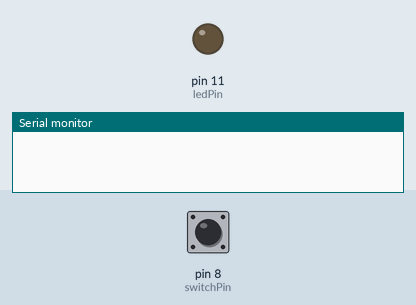
The sketch below on a simulated Arduino Uno, built with avr-gcc and run on an emulated ATmega328P. On the bench: output pins drawn as LEDs (lit = HIGH), the last lines printed to the serial monitor. Dashed ring = blinking. Inputs (shaded band) come from the test bench; at power-on: pin 8 (switchPin) LOW.

Above: at 1.2 s.
1.3 s: pin 8 (switchPin) pulled HIGH for 0.15 s
At 2.6 s:
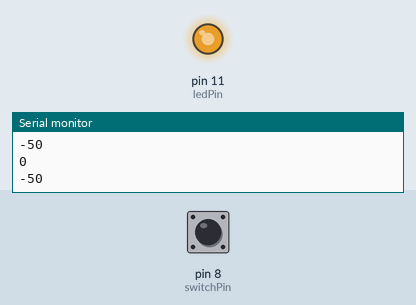
2.9 s: pin 8 (switchPin) pulled HIGH for 1 s
At 3.11 s:
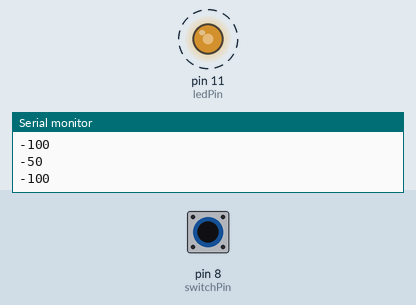
5.9 s: pin 8 (switchPin) pulled HIGH for 3.2 s
At 9.6 s:
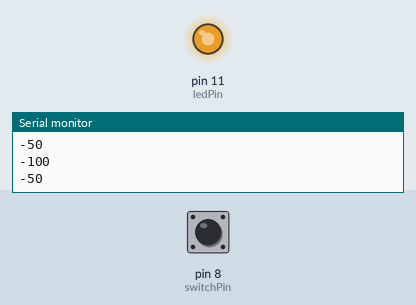
10.6 s: pin 8 (switchPin) pulsed HIGH 2 times (0.12 s each, 0.3 s apart)
At 11.7 s:
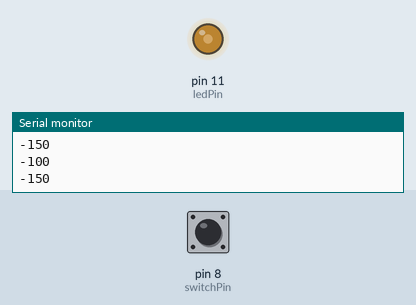
13.6 s: pin 8 (switchPin) pulled HIGH for 0.15 s
At 15.0 s:
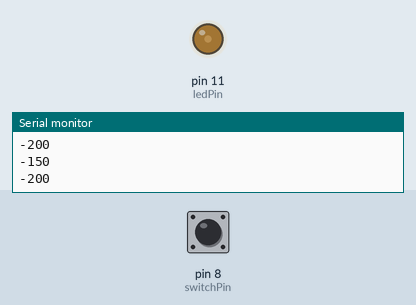
Timing chart, 0 to 16.2 s (numbered marks = the images above; inputs shaded):
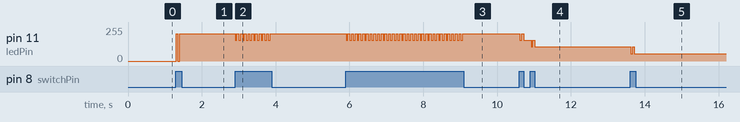

Measured:
- after the input at 1.3 s, pin 11 (ledPin): 0/255 → 206/255 at once
- after the input at 2.9 s, pin 11 (ledPin): alternates 206/255 for 0.05 s and 156/255 for 0.05 s, 20 changes in all, then stays 206/255, starting at once
- after the input at 5.9 s, pin 11 (ledPin): alternates 206/255 for 0.05 s and 156/255 for 0.05 s, 64 changes in all, then stays 206/255, starting at once
- after the input at 10.6 s, pin 11 (ledPin): 206/255 → 156/255 at once, → 106/255 0.30 s later
- after the input at 13.6 s, pin 11 (ledPin): 106/255 → 56/255 at once

The sketch:

tutorial2.ino
```cpp
int switchPin = 8;
int ledPin = 11;
int ledLevel = 0;
int increment = 50;

void setup() {
  pinMode(switchPin, INPUT);
  pinMode(ledPin, OUTPUT);
  Serial.begin(9600);
}

void loop() {
  delay(50);
  if (digitalRead(switchPin) == HIGH) {
    ledLevel += increment;
    Serial.println(ledLevel);
  }
  if (ledLevel > 255 || ledLevel <= 0)
    increment *= -1;

  analogWrite(ledPin, ledLevel);

}
```
